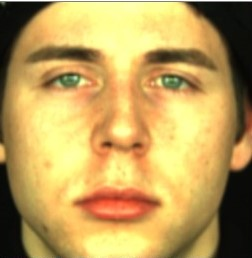
#> input picture media/raw.jpg, 252 x 258 px
$ python -i pickle_data.py   (imports and definitions only)
#> lines starting #> are read from the running program, lines starting #| are printed output that depends on the picture
import argparse
import cv2
import imghdr
import math
import numpy as np
import os
import pickle


'''
Extended CK dataset comprises of Image, Emotion Labels, and related data.
Extended CK Images Directory contains multiple directory.
Most of this directory's contain one or more directory's, with each of the
directory containing a set of images.
The Images are of actor's face, from their normal face till a particular emotion.
Extended CK Emotion label has a structure and name convention similar to images
directory but instead of multiple images it contains a text file.
The text file contains a emotion label(a number).
Emotion Label for corresponding Emotional Expression
0:'neutral', 1:'anger', 2:'contempt', 3:'disgust', 4:'fear', 5:'happy', 6:'sadness', 7:'surprise'
'''

# [2 lines not run here, left out]

parser = argparse.ArgumentParser(
    description='''
        Serialize\'s CK+ Dataset into pickle format.
    ''',
    formatter_class=argparse.ArgumentDefaultsHelpFormatter,
    # TODO: formating
    epilog='''
        Examples:
            python %(prog)s /home/user/datasets/ck_dataset --crop
            python %(prog)s /home/user/datasets/ck_dataset --outfile ck_dataset.pickle
            python %(prog)s /home/user/datasets/ck_dataset --training 70 --validation 20 --test 10
            python %(prog)s /home/user/datasets/ck_dataset -t 70 -v 20 -test 10 -o fd.pickle
            Note: Training Size, Validation Size, Testing Size should be equal be 100
    '''
)

# [28 lines not run here, left out]

# [1 line that did not run here, left out]
face_cascade = cv2.CascadeClassifier('haarcascade_frontalface_default.xml')
ck_dataset = [[], [], [], [], [], [], [], []]

def load_img(imgpath):
#> called with imgpath = '../media/raw.jpg'
    img = cv2.imread(imgpath, cv2.IMREAD_GRAYSCALE)
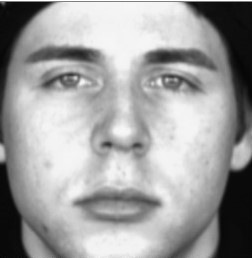
#> img: shape (258, 252); min 4, max 255, mean 159.2
#> (the run stopped early here; a loop or call above may not have finished)
